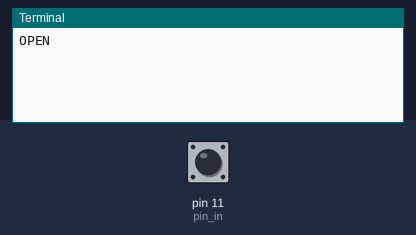
The program below on a simulated Raspberry Pi (header pin numbers). On the bench: the last lines printed to the terminal. The inputs (shaded band) are chosen by the test bench; at power-on: pin 11 (pin_in) HIGH. Speech is not drawn; the words are listed on the console.

Above: at 1.2 s.
1.3 s: pin 11 (pin_in) pulled LOW for 0.15 s
At 1.43 s:
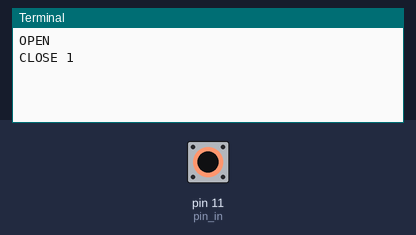
2.9 s: pin 11 (pin_in) pulled LOW for 1 s
At 5.1 s:
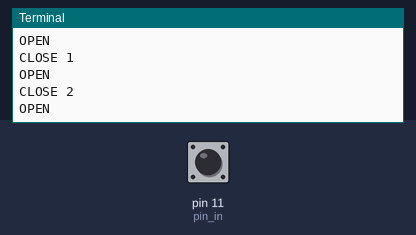
5.4 s: pin 11 (pin_in) pulled LOW for 0.15 s
At 5.9 s:
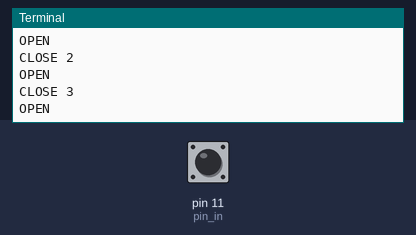

Measured:
- after the input at 1.3 s, the terminal: prints a new line at once (image 1)
- after the input at 2.9 s, the terminal: prints a new line at once (image 2)
- after the input at 5.4 s, the terminal: prints a new line at once (image 3)

The program:

btn.py
```python
#!/usr/bin/python3
#respond to button

import time
import RPi.GPIO as IO
import os

pin_in=11

def pin_init():
	IO.setmode(IO.BOARD)
	IO.setup(pin_in,IO.IN,pull_up_down=IO.PUD_UP)

def main():
	pin_init()
	count=0
	push=True	#control lock
	while True:
		val=IO.input(pin_in)
		if val and push:
			print('OPEN')
			push=False
		elif val==False and push==False:
			count=count+1
			print('CLOSE %s' %str(count))
			os.system("flite -t %s" %count)
			push=True
	time.sleep(0.001)

try:
	main()
finally:
	IO.cleanup()
```
